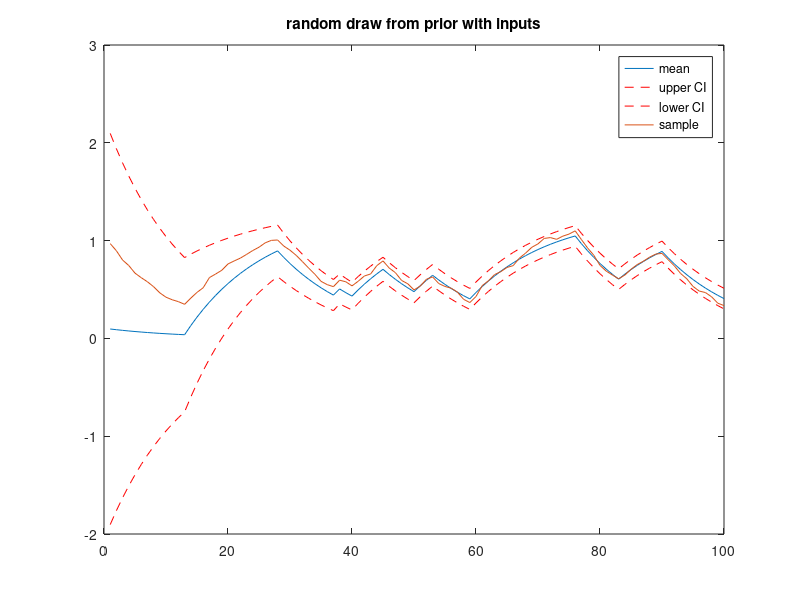
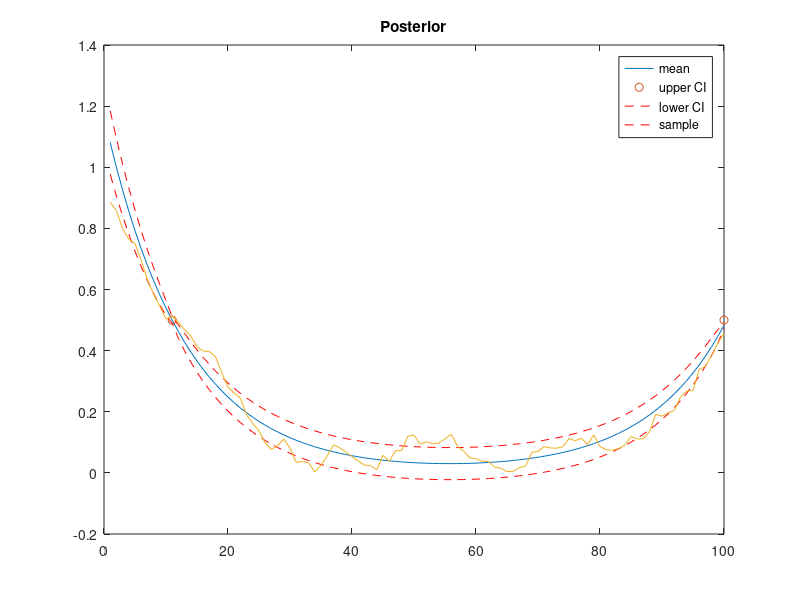
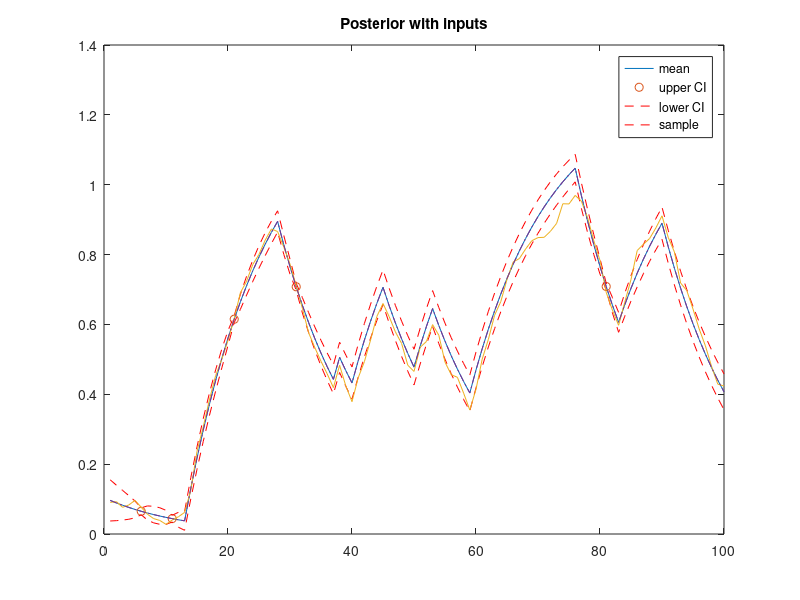

Write the MATLAB code that produced these figures, in order.



ad = 0.9248;
bd = 0.0962;
c = 1.0;

P = 1.0;
Q = 0.02^2;

N = 100;

ts = 0:N-1;


K_check = P*(ad.^ts).'*(ad.^ts);


for i = 2:N
    K_check(i:end,i:end) = K_check(i:end,i:end)+ Q*ad.^(0:N-i).'*ad.^(0:N-i);
    
end
SQ = sqrt(Q);

Sk = zeros(N,N);
Sk(1,:) = ad.^ts*sqrt(P);
for i = 2:N
   Sk(i,i:end) = SQ*ad.^(0:N-i);  
    
end
K = Sk.'*Sk;
[Q,RV] = qr([Sk]);

% Sk = zeros(N,N);
% Sk(1,:) = ad.^ts;
% for i = 2:N
%    Sk(i,i:end) = ad.^(0:N-i);  
%     
% end
% [Q,R] = qr([diag(SV)*Sk]);

% 
L = RV(1:N,:).';        % this is a valid cholesky factor

% xs = real(sqrtm(K))*randn(N,1);
xs = L*randn(N,1);
upper = 2*sqrt(diag(K));
lower = -2*sqrt(diag(K));
% upper = 2*abs(diag(L));       % can't use the diagonal of cholesky factor
% for the variances... it isn't the same
% lower =-2*abs(diag(L));

figure(1)
clf
plot(zeros(N,1))
hold on
plot(upper,'r--')
plot(lower,'r--')
plot(xs)
hold off
legend('mean','upper CI','lower CI','sample')
title('random draw from prior')

% could we condition on direct measurements of a state
ts2 = [99,10];
R = 0.01^2;
x2 = [0.5;0.5];

Kg = K(ts2+1,:);
K22 = Kg(:,ts2+1) + eye(length(ts2))*R;
K21 = Kg;

xhat = K21.'*(K22\x2);
Khat = K - K21.'*(K22\K21);
upper = xhat + real(sqrt(diag(Khat)));
lower = xhat - real(sqrt(diag(Khat)));

xs = xhat + real(sqrtm(Khat)) * randn(N,1); 

figure(2)
clf
plot(xhat)
hold on
plot(ts2+1,x2,'o')
plot(upper,'r--')
plot(lower,'r--')
plot(xs)
hold off
title('Posterior')
legend('mean','upper CI','lower CI','sample')

%% ok so what if we have some  inputs
u = zeros(N,1);
u(1) = 1;
mu = zeros(N,1);
for t=1:N
%     u(t+1) = (2*(rand < 0.9)-1) * u(t);
    if rand > 0.9 
        u(t+1) = ~u(t);
    else
        u(t+1) = u(t);
    end
    if t < 2
        mu(t) = bd*u(t);
    else
        mu(t) = bd*u(t) + ad*mu(t-1);
    end
end


figure(3)
clf
xs = mu+ L*randn(N,1);
upper = mu+2*sqrt(diag(K));
lower = mu-2*sqrt(diag(K));
% upper = 2*abs(diag(L));       % can't use the diagonal of cholesky factor
% for the variances... it isn't the same
% lower =-2*abs(diag(L));

figure(1)
clf
plot(mu)
hold on
plot(upper,'r--')
plot(lower,'r--')
plot(xs)
hold off
legend('mean','upper CI','lower CI','sample')
title('random draw from prior with inputs')

% and conditioning on a measurement
ts2 = [80,10, 5, 20, 30];
R = 0.01^2;
% x2 = [1.0;0.2];
x2 = mu(ts2+1);

Kg = K(ts2+1,:);
K22 = Kg(:,ts2+1) + eye(length(ts2))*R;
K21 = Kg;

xhat = mu + K21.'*(K22\(x2-mu(ts2+1)));
Khat = K - K21.'*(K22\K21);
upper = xhat + real(sqrt(diag(Khat)));
lower = xhat - real(sqrt(diag(Khat)));

xs = xhat + real(sqrtm(Khat)) * randn(N,1); 

figure(4)
clf
plot(xhat)
hold on
plot(ts2+1,x2,'o')
plot(upper,'r--')
plot(lower,'r--')
plot(xs)
plot(mu,'-.')
hold off
title('Posterior with inputs')
legend('mean','upper CI','lower CI','sample')



